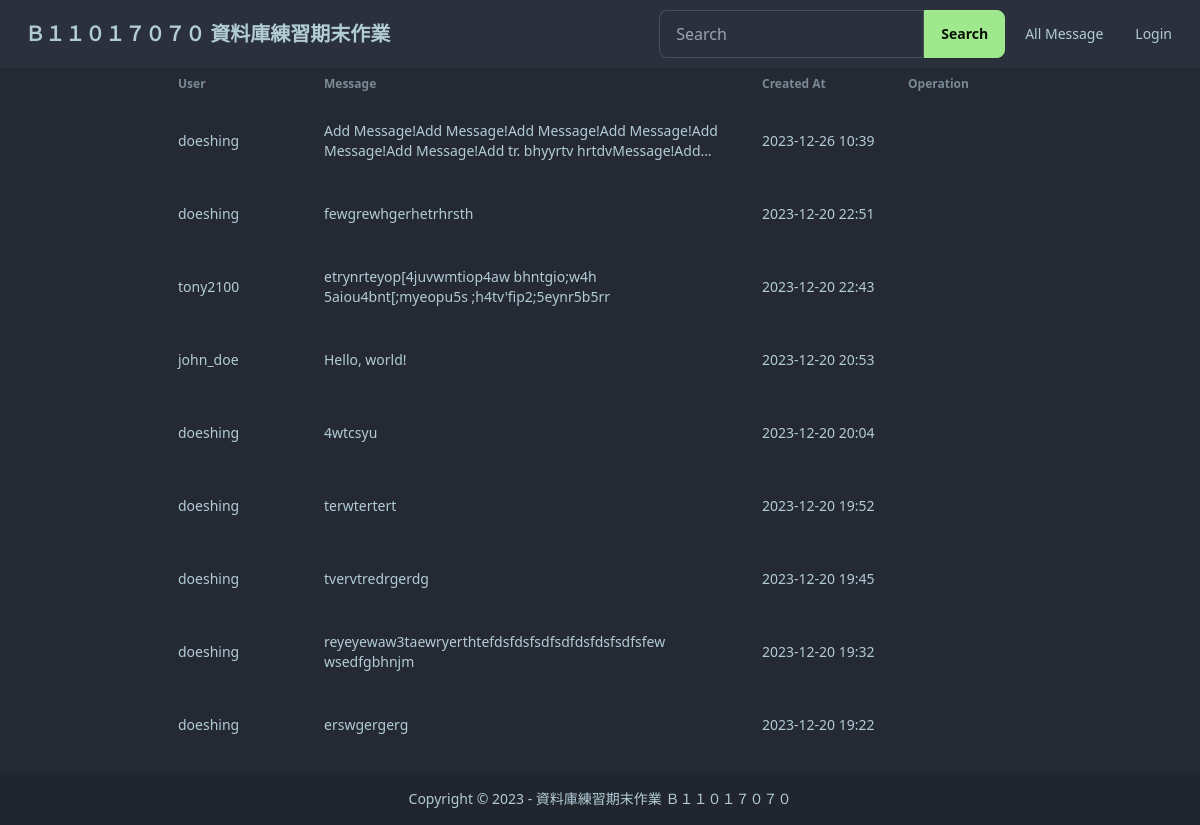
The page / on the database its author committed.
### app/models.py (models this page shows)
class Message(models.Model):
    id = models.UUIDField(primary_key=True, default=uuid.uuid4, editable=False)
    user = models.ForeignKey(User, on_delete=models.CASCADE)
    text = models.TextField()
    created_at = models.DateTimeField(auto_now_add=True)

### app/views.py (the view)
# urls.py: path('', index),
def index(request):
    messages = Message.objects.select_related('user').all().order_by('-created_at')
    context = {
        'messages': messages,
    }
    return render(request, 'index.html', context)

### templates/index.html (shortened to what this page needs)
{% extends 'base.html' %}
{% block content %}
<div class="w-9/12 ">
    <div class="overflow-x-auto">
        <table class="table">
          <thead>
            <tr>
              <th class="w-2/12">User</th>
              <th class="w-6/12">Message</th>
              <th class="w-2/12">Created At</th>
              <th class="w-3/12">Operation</th>
            </tr>
          </thead>
          <tbody>
            {% for message in messages %}
              <tr class="bg-base-200 hover:bg-gray-600 cursor-pointer hover:text-white">
                <td class="w-2/12">{{ message.user.username }}</td>
                <td class="w-6/12">
                  <div class="line-clamp-2">
                  {{ message.text }}
                  </div>
                </td>
                <td class="w-2/12">{{ message.created_at|date:"Y-m-d H:i" }}</td>
                <td class="w-3/12 flex space-x-2">
                </td>
              </tr>
              {% empty %}
                <tr>
                    <td colspan="3">No messages found.</td>
                </tr>
              {% endfor %}
          </tbody>
        </table>
      </div>
</div>
{% endblock %}

### rows shown on the page
Message: user.username "doeshing", text "Add Message!Add Message!Add Message!Add Message!Add Message!Add Message!Add tr. bhyyrtv…", created_at "2023-12-26 10:39"
Message: user.username "doeshing", text "fewgrewhgerhetrhrsth", created_at "2023-12-20 22:51"
Message: user.username "tony2100", text "etrynrteyop[4juvwmtiop4aw bhntgio;w4h 5aiou4bnt[;myeopu5s ;h4tv'fip2;5eynr5b5rr", created_at "2023-12-20 22:43"
Message: user.username "john_doe", text "Hello, world!", created_at "2023-12-20 20:53"
Message: user.username "doeshing", text "4wtcsyu", created_at "2023-12-20 20:04"
Message: user.username "doeshing", text "terwtertert", created_at "2023-12-20 19:52"
Message: user.username "doeshing", text "tvervtredrgerdg", created_at "2023-12-20 19:45"
Message: user.username "doeshing", text "reyeyewaw3taewryerthtefdsfdsfsdfsdfdsfdsfsdfsfew wsedfgbhnjm", created_at "2023-12-20 19:32"
Message: user.username "doeshing", text "erswgergerg", created_at "2023-12-20 19:22"
